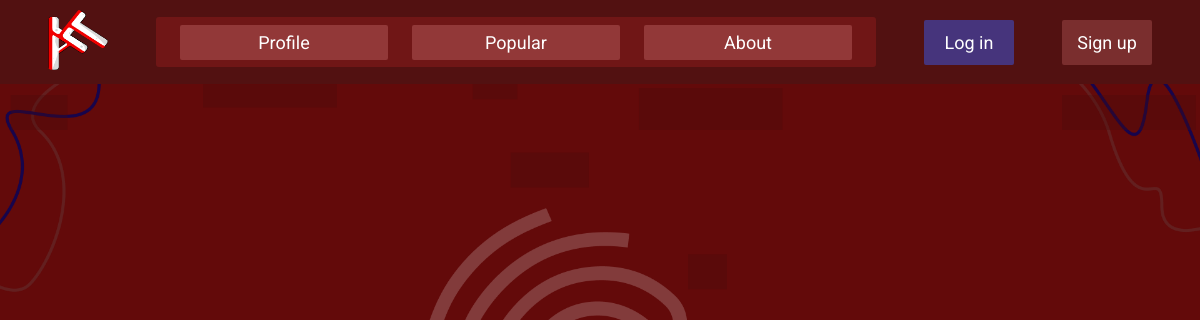
/popular, run on an earlier commit of the app's database.
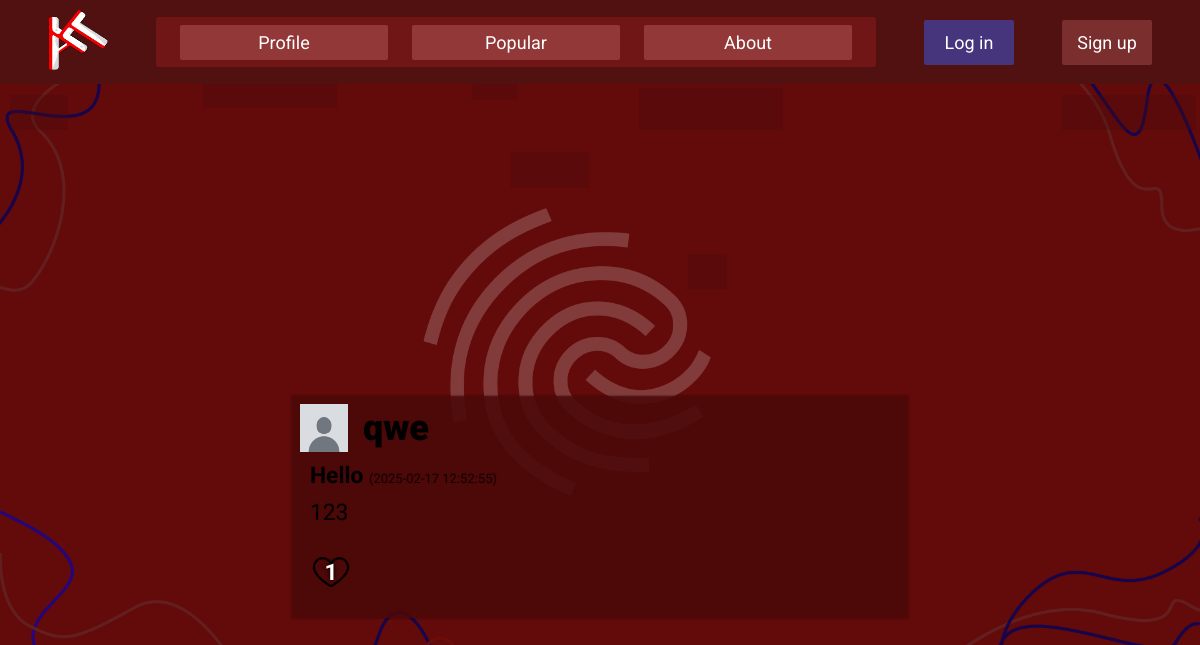
And on a later commit of the database.
### app/models.py (models this page shows, shortened)
class Post(db.Model):
    __tablename__ = 'posts'
    id: Mapped[int] = mapped_column(primary_key=True)
    title: Mapped[str] = mapped_column(nullable=False)
    content: Mapped[str] = mapped_column(nullable=False)
    created_at: Mapped[str] = mapped_column(nullable=False)
    user_id: Mapped[int] = mapped_column(ForeignKey('users.id'), nullable=False)
    user: Mapped['User'] = relationship('User', back_populates='posts')
    liked_by: Mapped[list['User']] = relationship('User', secondary=likes_table, back_populates='liked_posts')

class User(UserMixin, db.Model):
    __tablename__ = 'users'
    id: Mapped[int] = mapped_column(primary_key=True)
    username: Mapped[str] = mapped_column(unique=True, nullable=False)
    password: Mapped[str] = mapped_column(nullable=False)
    date: Mapped[str] = mapped_column(nullable=False)
    description: Mapped[Optional[str]]
    avatar: Mapped[Optional[str]]
    posts: Mapped[list['Post']] = relationship('Post', back_populates='user', cascade='all, delete-orphan')
    liked_posts: Mapped[list['Post']] = relationship('Post', secondary=likes_table, back_populates='liked_by')
    @property
    def pwd(self):
        return self.password

### app/routes.py (the view)
@posts.route('/popular')
def popular():
    return render_template('popular.html', form=PostForm(), posts=get_posts())

### app/forms.py
class PostForm(FlaskForm):
    title = StringField(' ', id='form-title', name='title', validators=[DataRequired()], render_kw={"placeholder": "Title"})
    content = TextAreaField(' ', id='form-content', name='content', validators=[DataRequired(), Length(max=350)], render_kw={"placeholder": "Your thoughts"})
    submit = SubmitField('Post', id='form-submit')

### app/routes.py (called while the page is built)
def get_posts():
    posts = Post.query.all()
    result = []
    for post in posts:
        result.append({
            "id": post.id,
            "title": post.title,
            "content": post.content,
            "created_at": post.created_at,
            "user": post.user,
            "user_id": post.user_id,
            "liked_by": post.liked_by,
            "likes": len(post.liked_by)
        })
    return result

### app/templates/popular.html (shortened to what this page needs)
<!DOCTYPE html>
<html lang="en">
<head>
    <link rel="stylesheet" href="{{ url_for('static', filename='styles/popular.css') }}">
</head>
<body>
    {% include "header.html" %}
    <div id="posts">
        <ul>
            {% for post in posts %}
                <li>
                    <div class="post">
                        <div class="post-user">
                            <img class="post-avatar" src="{{ url_for('static', filename=(post.user.avatar or 'styles/images/user-profile-pic.jpg')) }}" alt="avatar">
                            <p>{{ post.user.username }}</p>
                        </div>
                        <div class="post-text">
                            <h1 class="post-title" style="display: inline;">{{ post.title }}</h1>
                            <p class="post-date" style="display: inline;">({{ post.created_at }})</p>
                            <textarea name="{{ post.id }}" readonly class="post-content">{{ post.content }}</textarea>
                            {% if current_user.id in post.liked_by | map(attribute='id') | list %}
                                <button class="addlike" id="{{ post.id }}" name="{{ current_user.id }}" onclick="deleteLike(this)">
                                    <img id="heart" src="{{ url_for('static', filename='styles/images/heart.png') }}" alt="Likes">
                                    <span>{{ post.likes }}</span>
                                </button>
                            {% else %}
                                <button class="addlike" id="{{ post.id }}" name="{{ current_user.id }}" onclick="addLike(this)">
                                    <img id="heart" src="{{ url_for('static', filename='styles/images/heart_gray.png') }}" alt="Likes">
                                    <span>{{ post.likes }}</span>
                                </button>
                            {% endif %}
                        </div>
                    </div>
                </li>
            {% endfor %}
        </ul>
    </div>
</body>
</html>

### app/templates/header.html
<head>
    <link rel="stylesheet" href="{{ url_for('static', filename='styles/header.css') }}">
</head>
<header>
    <div id="header">
        <a href="{{ url_for('main.index') }}">
            <img id="logo" src="{{ url_for('static', filename='styles/images/arteria-logo.png') }}" alt="logo">
        </a>
        <div id="pages">
            {% if current_user.is_authenticated %}
                <a href="{{ url_for('profile.user')}}">
                    Profile
                </a>
            {% else %}
                <a href="{{ url_for('auth.register')}}">
                    Profile
                </a>
            {% endif %}
            <a href="{{ url_for('posts.popular')}}">
                Popular
            </a>
            <a href="{{ url_for('main.about')}}">
                About
            </a>
        </div>
        {% if current_user.is_authenticated %}
            <button name="{{ current_user.id }}" onclick="logout()">Logout</button>
            <script>
                async function logout() {
                    try {
                        const response = await fetch("/logout", {
                            method: "DELETE",
                        });
                        if (response.ok) {
                            window.location.href = "/";
                        } else {
                            console.error("Logout failed");
                        }
                    } catch (error) {
                        console.error("Error during logout:", error);
                    }
                }
            </script>
        {% else %}
            <button onclick="window.location.href = `{{ url_for('auth.login') }}`">Log in</button>
            <button onclick="window.location.href = `{{ url_for('auth.register') }}`">Sign up</button>
        {% endif %}
    </div>
</header>

### app/static/styles/popular.css (style rules this page uses)
* { margin: 0; padding: 0; }
body { background-image: url('/static/styles/images/main-background.png'); background-size: 100%; background-repeat: no-repeat; background-attachment: fixed; background-color: #630a0a; }
.addlike { background: none; border: none; position: relative; display: inline-block; }
#heart { width: 3.5vw; height: 3.5vw; display: block; }
.addlike span { position: absolute; top: 50%; left: 50%; transform: translate(-50%, -50%); color: white; font-size: 1.2vw; font-weight: bold; text-shadow: 0px 0px 5px black; }

### app/static/styles/header.css (style rules this page uses)
* { font-family: "Roboto"; margin: 0; padding: 0; }

What changed in the data, as far as the page shows it:
added Post: user.username "qwe", title "Hello", created_at "2025-02-17 12:52:55", content "123", likes "1"
